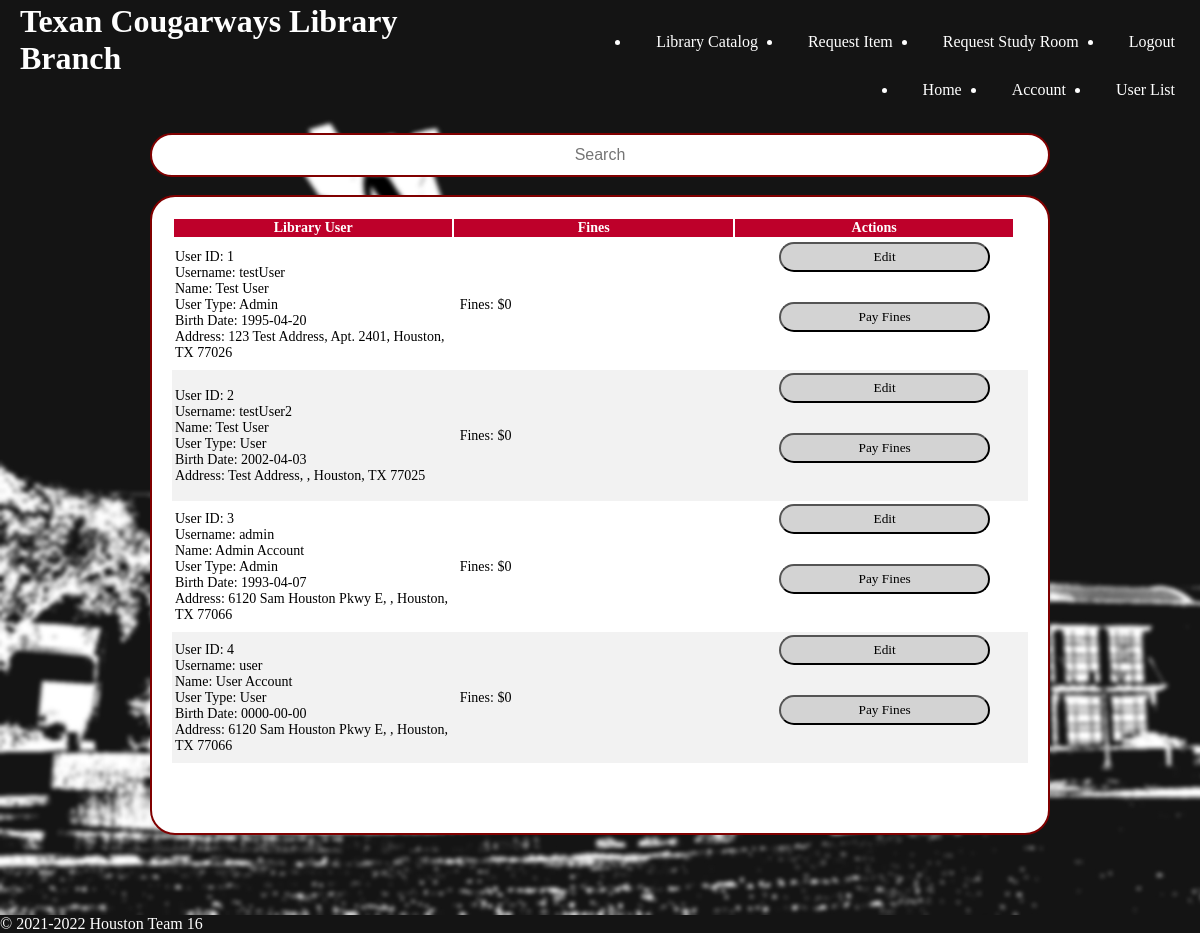
Screenshot of /pages/userListPage/userListAdmin.php (signed in) with the database file from the repository.
### tables this page shows
CREATE TABLE `user` (
  `userID` mediumint UNSIGNED NOT NULL,
  `userUsername` varchar(30) NOT NULL,
  `userPassword` varchar(30) NOT NULL,
  `userFirstName` varchar(30) NOT NULL,
  `userLastName` varchar(30) NOT NULL,
  `userType` tinyint NOT NULL,
  `userBirthDate` date NOT NULL,
  `userAddressLine1` varchar(100) NOT NULL,
  `userAddressLine2` varchar(20) NOT NULL,
  `userCity` varchar(50) NOT NULL,
  `userState` varchar(15) NOT NULL,
  `userZIP` varchar(5) NOT NULL,
  `itemsCheckedOut` tinyint UNSIGNED NOT NULL,
  `booksCheckedOut` tinyint UNSIGNED NOT NULL,
  `libraryFines` smallint UNSIGNED NOT NULL
);

### pages/userListPage/userListAdmin.php (the view, shortened to what this page needs)
<?php
    require_once('../../dbConn/dbConn2.php');
?>
	<html style="width: 100vw;">
		<head>
			<link rel="stylesheet" href="../../styling/userList.css">
		</head>
		<body>
			<header>
				<h1> Texan Cougarways Library Branch </h1>
				<nav id = "navbar">
					<?php
                        require "../adminHeader.php";
                    ?>
				</nav>
			</header>
			<main>
                <br>
                <div>
                    <input type = "text" id = "myInput" onkeyup = "searchFunction()" placeHolder = "Search">
                </div>
                <br>
                <div class="displaysearch">
                    <table class="searchtable" id="searchtable" style="color:black;">
                        <thead>
                            <tr>
                                <th>Library User</th>
                                <th>Fines</th>
                                <th>Actions</th>
                            </tr>
                        </thead>
                        <tbody>
                            <?php
                                $sql = "SELECT userID, userUsername, userPassword, userFirstName, userLastName, userType, userBirthDate, userAddressLine1, userAddressLine2, userCity, userState, userZIP, libraryFines FROM user";
                                $result = mysqli_query($connection, $sql);
                                if(mysqli_num_rows($result) > 0)
                                {
                                    while($row = mysqli_fetch_assoc($result))
                                    {
                                        echo "<tr>";
                                        echo "<td>" . "User ID: " . $row['userID'] . "<br>" . "Username: " . $row['userUsername'] . "<br>" . "Name: " . $row['userFirstName'] . " " . $row['userLastName'] . "<br>" . "User Type: ";
                                            if($row['userType'] == 1)
                                            {
                                                echo 'Admin';
                                            }
                                            else if($row['userType'] == 2)
                                            {
                                                echo 'User';
                                            }
                                        echo "<br>" . "Birth Date: " . $row['userBirthDate'] . "<br>" . "Address: " . $row['userAddressLine1'] . ", " . $row['userAddressLine2'] . ", " . $row['userCity'] . ", " . $row['userState'] . " " . $row['userZIP'] . "</td>";
                                        echo "<td>" . "Fines: $" . $row['libraryFines'] . "</td>";
                                        echo
                                        "<td style='text-align: center'>" . "<form action='editUser.php' method = 'POST'>
                                        <input type='hidden' name='userID' value=\"";echo $row['userID']; echo"\">
                                        <input type='hidden' name='userUsername' value=\"";echo $row['userUsername']; echo"\">
                                        <input type='hidden' name='userPassword' value=\"";echo $row['userPassword']; echo"\">
                                        <input type='hidden' name='userFirstName' value=\"";echo $row['userFirstName']; echo"\">
                                        <input type='hidden' name='userLastName' value=\"";echo $row['userLastName']; echo"\">
                                        <input type='hidden' name='userType' value=\"";echo $row['userType']; echo"\">
                                        <input type='hidden' name='userBirthDate' value=\"";echo $row['userBirthDate']; echo"\">
                                        <input type='hidden' name='userAddressLine1' value=\"";echo $row['userAddressLine1']; echo"\">
                                        <input type='hidden' name='userAddressLine2' value=\"";echo $row['userAddressLine2']; echo"\">
                                        <input type='hidden' name='userCity' value=\"";echo $row['userCity']; echo"\">
                                        <input type='hidden' name='userState' value=\"";echo $row['userState']; echo"\">
                                        <input type='hidden' name='userZIP' value=\"";echo $row['userZIP']; echo"\">
                                        <input type=submit value='Edit' style='margin: 0 auto; width: 75%; background-color:lightgrey;                                                    border-radius: 25px; border: 2px solid medium; padding: 5px; font-family: Geneva;'> </form> <br>";
                                        echo
                                        "<form action='payFinesAdmin.php' method = 'POST'>
                                        <input type='hidden' name='userID' value=\"";echo $row['userID']; echo"\">
                                        <input type='hidden' name='libraryFines' value=\"";echo $row['libraryFines']; echo"\">
                                            <input type=submit value='Pay Fines' style='margin: 0 auto; width: 75%; background-color:lightgrey; margin-bottom: 5px;                                                    border-radius: 25px; border: 2px solid medium; padding: 5px; font-family: Geneva;'> </form>" .
                                            "<br>" .
                                        "</td>";
                                        echo "</tr>";
                                    }
                                }
                            ?>
                        </tbody>
                </div>
			</main>
			<footer>
				<p id = "copyrightinfo"> © 2021-2022 Houston Team 16 </p>
			</footer>
		</body>
	</html>

### styling/userList.css (style rules this page uses)
body { margin: 0px; overflow-x: hidden; color: white; }
header { background-color: #141414; width: 100vw; padding-bottom: 0px; padding-top: 3px; display: flex; }
main { background-image: url("../images/backgroundblur.jpg"); background-size: cover; height: 100%; display: block; align-items: center; }
h1 { width: 40%; margin: 0px; padding-left: 20px; }
#navbar { width: 60%; }
#myInput { font-size: 16px; text-align: center; display: block; width: 75vw; height: 5%; margin: 0 auto; border-radius: 25px; border: 2px solid maroon; padding: 20px; }
.displaysearch { height: 70vh; }
.searchtable { font-family: Geneva; font-size: 14; margin: 0 auto; display: flex; flex-flow: column; height: 80vh; width: 75vw; background-color: white; border-radius: 25px; border: 2px solid maroon; padding: 20px; }
.searchtable thead { flex: 0 0 auto; width: calc(100% - 0.9em); }
.searchtable tbody { height: 70vh; flex: 1 1 auto; display: block; overflow-y: scroll; }
.searchtable tbody tr { width: 100%; }
.searchtable thead, .searchtable tbody tr { display: table; table-layout: fixed; }
th { color: white; background: rgb(190, -0, 42); }
footer { background-color: #141414; margin: 0px; }
#copyrightinfo { margin: 0px; }
tr:nth-child(even) { background-color: #f2f2f2 }

### rows the page displays
user: userID "1", userUsername "testUser", userFirstName "Test", userLastName "User", userType "Admin", userBirthDate "1995-04-20", userAddressLine1 "123 Test Address", userAddressLine2 "Apt. 2401", userCity "Houston", userState "TX", userZIP "77026", libraryFines "0"
user: userID "2", userUsername "testUser2", userFirstName "Test", userLastName "User", userType "User", userBirthDate "2002-04-03", userAddressLine1 "Test Address", userCity "Houston", userState "TX", userZIP "77025", libraryFines "0"
user: userID "3", userUsername "admin", userFirstName "Admin", userLastName "Account", userType "Admin", userBirthDate "1993-04-07", userAddressLine1 "6120 Sam Houston Pkwy E", userCity "Houston", userState "TX", userZIP "77066", libraryFines "0"
user: userID "4", userUsername "user", userFirstName "User", userLastName "Account", userType "User", userBirthDate "0000-00-00", userAddressLine1 "6120 Sam Houston Pkwy E", userCity "Houston", userState "TX", userZIP "77066", libraryFines "0"
